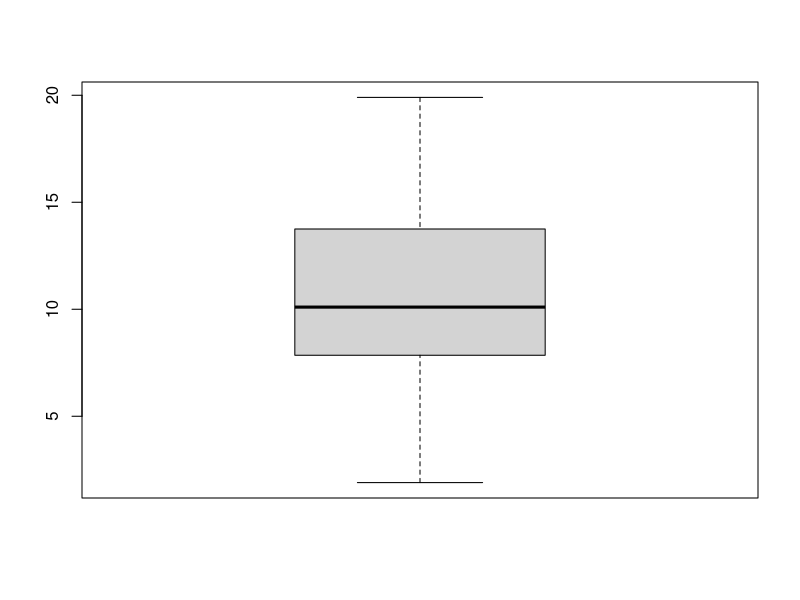
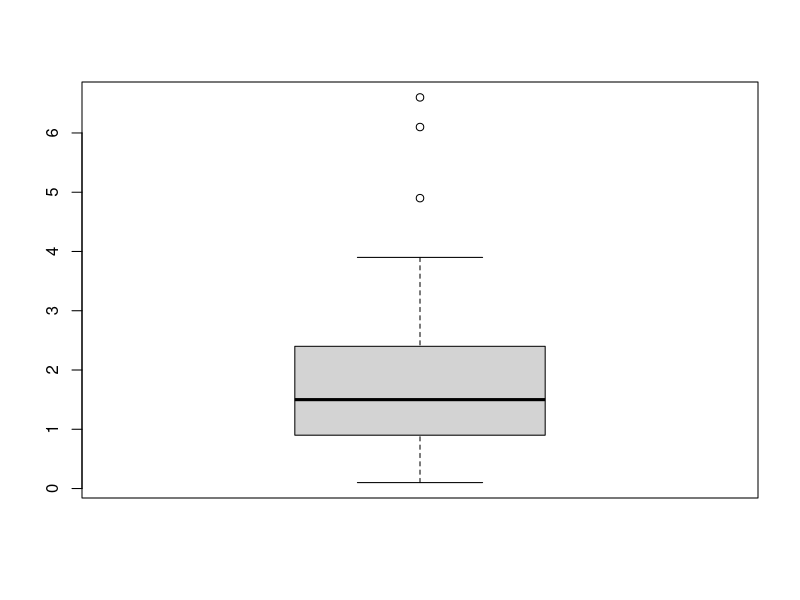
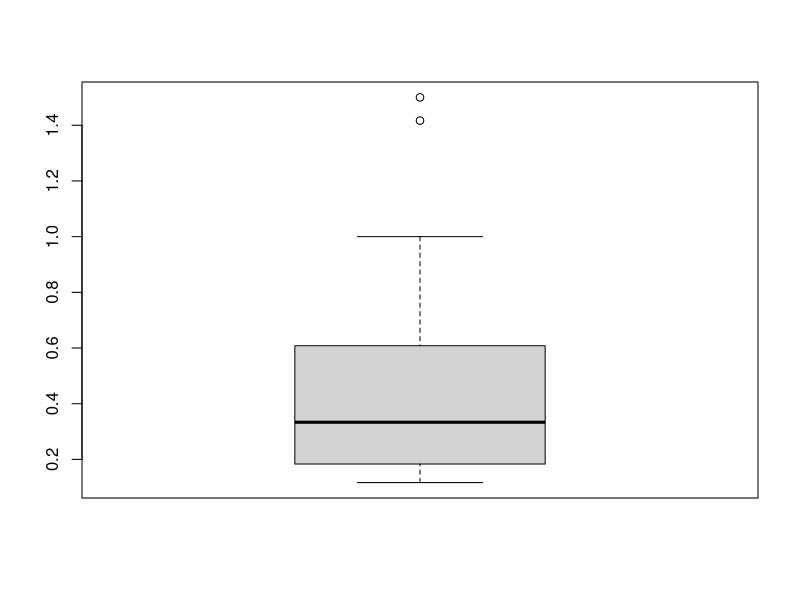
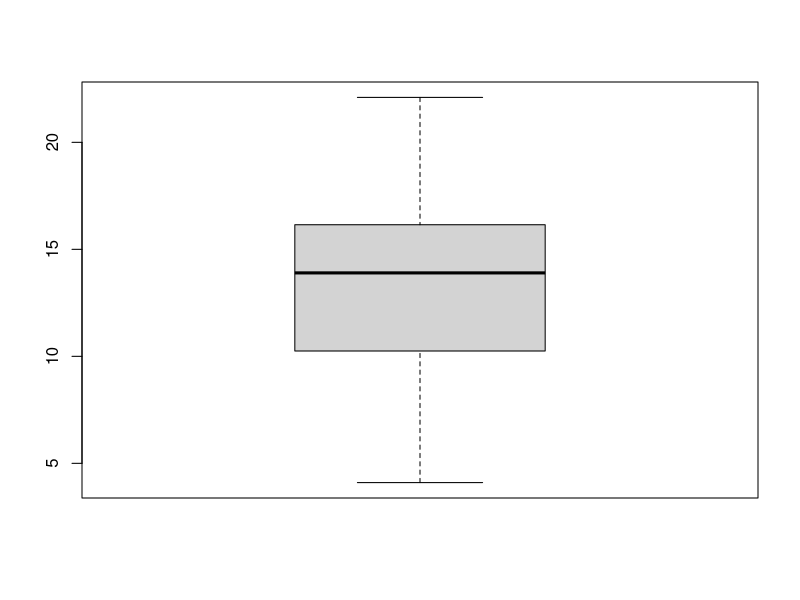
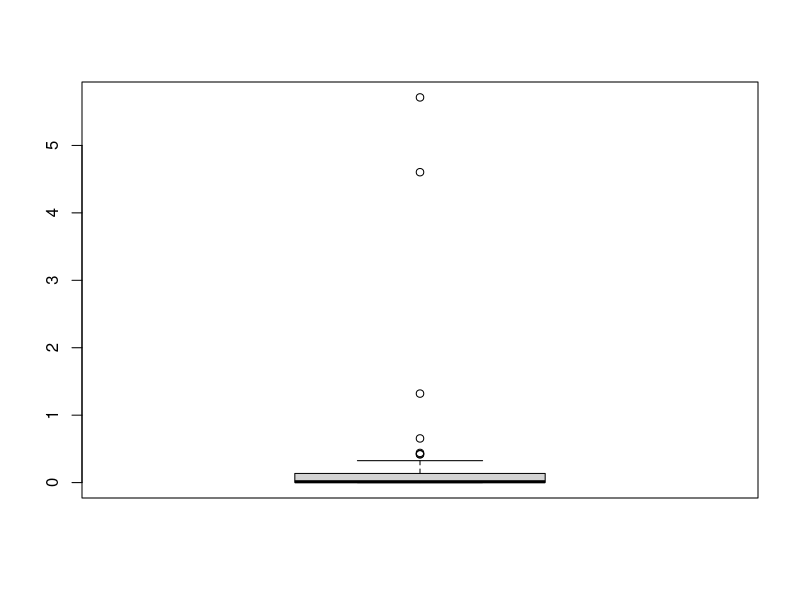
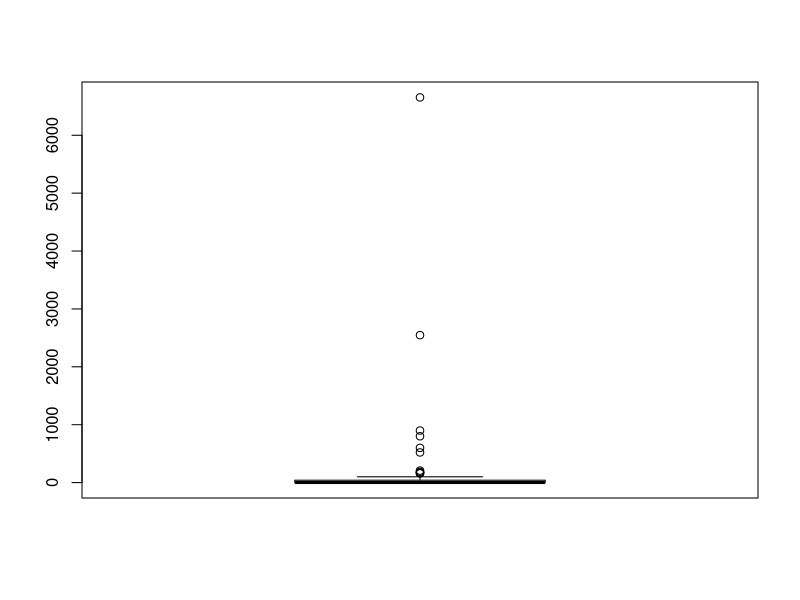
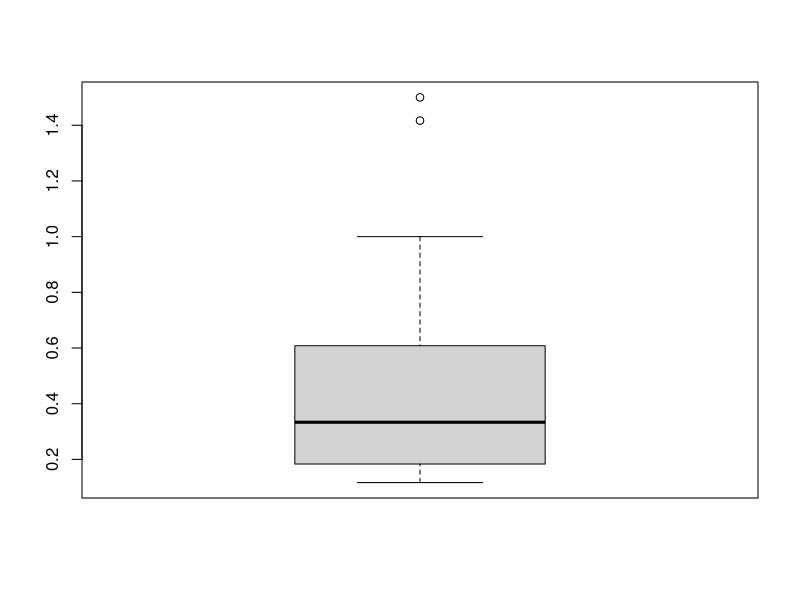
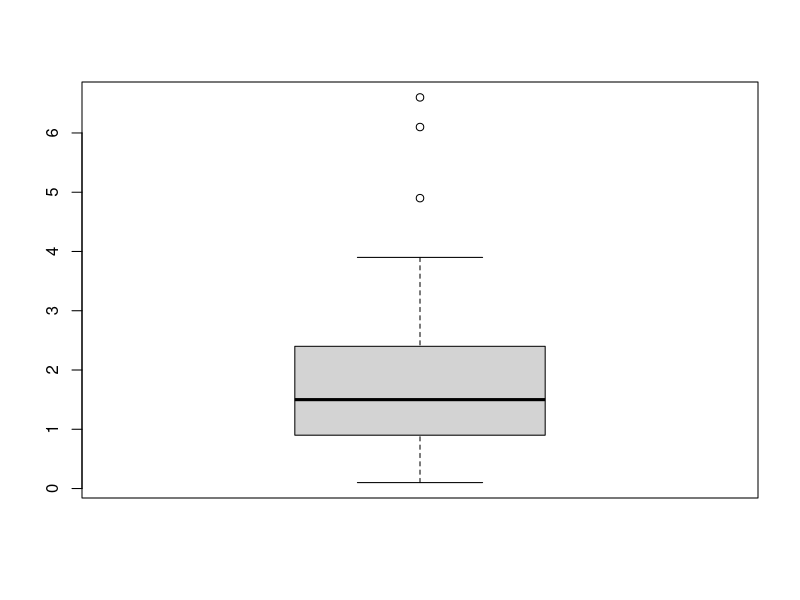

Here is the R script that generated these plots, in order:
#1.1 ggplot2 패키지 안에 있는 실습데이터 msleep를 df_ms라는 이름의 데이터 프레임 형태로 불러오세요.

#data frame 형태로 저장
#패키지의 namespace로 접근한다.
df_ms <- as.data.frame(ggplot2::msleep)
df_ms

#1.2 msleep의 도움말(매뉴얼)을 살펴보세요. 데이터와 각 변수에 대한 설명을 보고 
    #정리해서 간단히 주석으로 남기도록 하세요.
    #(참고로 ggplot2패키지를 로드하지 않았다는 가정 하에 진행하세요).

?msleep

#표유류의 수면 데이터셋의 확장, 업데이트버전
#표유류별 이름, 육식-초식-잡식인지, 생물 분류시 사용되는 목과
#동물의 보존 상태, 시간단위의 총 수면시간, 렘수면 시간, 수면 사이클과 깨는데 걸리는 시간,
#키로그램 단위의 뇌 용량과 몸무게 등에 대한 정보를 가지고 있다.


#1.3 데이터 파악하기에서 배운 모든 함수를 사용해서 데이터를 파악하세요. 
    #이때 출력된 결과를 보고 파악 한 내용을 간단히 주석으로 남기도록 하세요.
    #특히 데이터 내부구조를 반드시 확인하여 기재하세요.

#get first part of object
#?head
head(df_ms, n = 5)
#데이터셋 상단 5개의 데이터에는 치타부터 소의 데이터가 있는데, 
#Owl monkey의 보존상태는 결측되어있다.
#상위 치타부터 Mountain beaver의 수면사이클 데이터는 결측되어있으며
#치타의 렘수면 시간, 뇌용량 그리고 Mountain beaver의 뇌용량이 결측되어있다.

#get last part of object
#?tail
tail(df_ms, n = 5)
#하위 5개 데이터는 보존상태가 모두 결측되어있다.
#Bottle-nosed dolphin은 램수면, 수면싸이클, 뇌용량 데이터가 결측,
#Genet은 수면사이클 데이터가 결측,
#Arctic fox는 렘수면과 수면사이클 데이터가 결측되어있다.

#get or set dataset names
#?names
names(df_ms)
#dataframe의 column 값을 알려준다.  총 11개의 칼럼값이 있다.

#display dataset internal structure
#?str
#dataframe의 내부 구조를 알려준다. 11개의 변수(column)과 83개의 객체가 있다.
#column별로 어떤 type의 데이터가 있고, 어떤 값이 들어있는지 보여준다.
str(df_ms)

#get dataset data dimension
#?dim
dim(df_ms)
#dataframe을 위한 메서드 중 하나로
#행의 갯수와 열의 개수를 리턴한다.
#83개의 객체가 있으며 각각 11개의 속성을 가진다.

#get object summaries
#?summary
summary(df_ms)
#각 속성별로 요약데이터를 얻을 수 있다.
#몸무게데이터, 뇌용량 데이터의 최소값과 최대값 차이가 크며.
#렘수면, 수면사이클, 뇌용량 데이터의 결측치가 존재하는 것을 알 수 있다.
#특히 수면사이클 결측치가 전체 데이터83개의 절반 이상이다.

#2.1 모든 변수에 대하여 각각 결측치가 있는 변수인지 확인하세요.

#table(is.na(df_ms))
#names(df_ms)
table(is.na(df_ms$name))
table(is.na(df_ms$genus))
table(is.na(df_ms$vore))
table(is.na(df_ms$order))
table(is.na(df_ms$conservation))
table(is.na(df_ms$sleep_total))
table(is.na(df_ms$sleep_rem))
table(is.na(df_ms$sleep_cycle))
table(is.na(df_ms$awake))
table(is.na(df_ms$brainwt))
table(is.na(df_ms$bodywt))

#2.2 변수의 데이터타입이 문자열(chr)로 되어 있는 변수 중에 결측치가 있는
    #변수에 대해서 결측치들을 “Unknown”으로 변환하세요.

#summary(df_ms)
#name, genus, vore, order, conservation

# 칼럼값에 대해 결측치를 Unknown으로 바꾸하는 함수
fnc_na_to_unknown <- function(origin) {
	changed <- ifelse(is.na(origin), "Unknown", origin)
	return(changed)
}

df_ms$name <- fnc_na_to_unknown(df_ms$name)
df_ms$genus <- fnc_na_to_unknown(df_ms$genus)
df_ms$vore <- fnc_na_to_unknown(df_ms$vore)
df_ms$order <- fnc_na_to_unknown(df_ms$order)
df_ms$conservation <- fnc_na_to_unknown(df_ms$conservation)

table(is.na(df_ms$name))
table(is.na(df_ms$genus))
table(is.na(df_ms$vore))
table(is.na(df_ms$order))
table(is.na(df_ms$conservation))


#2.3 극단치가 있는지 확인이 필요한 모든 변수에 대해 각각 극단치를 확인하세요.

#sleep_total, sleep_rem, sleep_cycle, awake, brainwt, bodywt
#위 변수들은 numeric이므로 극단치 확인
#boxplot으로 극단치 확인

library(ggplot2)
boxplot(df_ms$sleep_total)#x
boxplot(df_ms$sleep_rem)#존재
boxplot(df_ms$sleep_cycle)#존재
boxplot(df_ms$awake)#x
boxplot(df_ms$brainwt)#존재
boxplot(df_ms$bodywt)#존재

#2.4 극단치가 있는 변수 중 무게(wt)와 관련된 변수는 이 결측치 작업을 할 필요가 없습니다.
    #나머지 극단치가 있는 변수에 대해서 결측치 처리를 한 뒤, 결측치의 수를 확인하세요.

#sleep_cycle, sleep_rem
#결측치 처리 함수 정의
#boxplot->stats 사용
convert_extreme_na <- function(variable){
	list_boxplot_stats <- boxplot(variable)$stats
	value_min <- list_boxplot_stats[1, ]
	value_max <- list_boxplot_stats[5, ]
	variable <- ifelse(
				 variable < value_min | variable > value_max,
				 NA, variable)
	return(variable)
}

df_ms$sleep_cycle <- convert_extreme_na(df_ms$sleep_cycle)
table(is.na(df_ms$sleep_cycle))

df_ms$sleep_rem <- convert_extreme_na(df_ms$sleep_rem)
table(is.na(df_ms$sleep_rem))


#3.1 총수면량에서 렘(rem)수면량을 제외한 비렘수면량(sleep_nonrem)을 파생변수로 만들어 보세요.

#sleep_total은 결측치 없으므로, ifelse로 sleep_rem에만 결측치인지 확인.
#table(is.na(df_ms$sleep_total))
#table(is.na(df_ms$sleep_rem))

library(dplyr)

#mutate사용해 파생변수 생성
df_ms <- df_ms %>%
	mutate(sleep_nonrem = ifelse(
			is.na(df_ms$sleep_rem),
			NA,
			df_ms$sleep_total - df_ms$sleep_rem)
	)

#df_ms

#3.2 총수면량과 렘(rem)수면량, 비렘수면량에 대해서 분 단위(in hours to minutes)로
    #계산된 파생변수를 각각 만들어 보세요.(기존 변수명 뒤에 '_min'을 붙이세요).
    #시간 단위로 되어 있는 변수를 분 단 위 변수로 변경할 때 수식에 유의하도록 하세요

#sleep_rem_min 
#table(is.na(df_ms$sleep_total))
#table(is.na(df_ms$sleep_rem))
#table(is.na(df_ms$sleep_nonrem))
#시간 -> 분단위 변환 = 시간 * 60

df_ms <- df_ms %>% 
	mutate(sleep_total_min = ifelse(
			is.na(df_ms$sleep_total),
			NA,
			df_ms$sleep_total * 60)
	) %>% 
	mutate(sleep_rem_min = ifelse(
			is.na(df_ms$sleep_rem),
			NA,
			df_ms$sleep_rem * 60)
	) %>%
	mutate(sleep_nonrem_min = ifelse(
			is.na(df_ms$sleep_nonrem),
			NA,
			df_ms$sleep_nonrem * 60)
	)

df_ms

#4.1 식성 구분(육/잡/초/충/모름)이 들어 있는 변수의 각 식성별 빈도수를 빈도표로 확인해보세요.

#table함수는 빈도표생성
table(df_ms$vore)

#4.2 잡식동물(omni)의 총수면량(분 단위), 렘수면량(분 단위), 비렘수면량(분 단위)을 
	#내장함수를 사용하는 방법과 dplyr 패키지 방식을 각각 사용하여 추출해보세요

df_ms[df_ms$vore == "omni",][c("sleep_total_min",
							   "sleep_rem_min",
							   "sleep_nonrem_min")]

df_ms %>%
	filter(vore == "omni") %>%
	select(sleep_total_min, sleep_rem_min, sleep_nonrem_min)

#4.3 식성 구분(육/잡/초/충/모름)별로 총수면량(시간 단위)의 평균을 
    #내장함수를 사용하는 방법과 dplyr 패키지 방식을 각각 사용하여 구해보세요.

#sleep_total 결측치 없음.
#mean 함수를 통해 평균값 계산

mean(df_ms[df_ms$vore == "carni", "sleep_total"])
mean(df_ms[df_ms$vore == "omni", "sleep_total"])
mean(df_ms[df_ms$vore == "herbi", "sleep_total"])
mean(df_ms[df_ms$vore == "insecti", "sleep_total"])
mean(df_ms[df_ms$vore == "Unknown", "sleep_total"])

#dplyr::summarise함수를 통해 계산
df_ms %>%
	group_by(vore) %>%
	summarise(mean_sleep_total = mean(sleep_total))

#4.4 식성 구분(육/잡/초/충/모름)별 총수면량(분 단위)을 막대그래프로 나타내보세요. 
    #이때 막대그래프는 평균이 높은 순으로 보여지게 하세요.

ggplot(
	data = df_ms %>%
		group_by(vore) %>%
		summarise(mean_sleep_total_min = mean(sleep_total_min)),
	aes(x = reorder(vore, -mean_sleep_total_min),
		y = mean_sleep_total_min)
	) + geom_col()


#5.1 아래의 표는 멸종 위협에 대해서 High와 Low, Non으로 구분한 표입니다.
    #red_list라는 이름의 데 이터 프레임으로 만들어보세요.

red_list <- data.frame(
					conservation = c("en", "vu", "nt", "cd", "lc", "domesticated"),
					risk = c("high", "high", "low", "low", "low", "non")
)

#red_list
#class(red_list)

#5.2 red_list 데이터 프레임을 활용하여 df_ms 데이터에 risk 라는 변수가 오른쪽에 파생변수로 추가 되도록 하세요.

#df_ms 데이터 사라지지않게 left_join사용
df_ms <- left_join(df_ms, red_list, by = "conservation")
df_ms

#5.3 멸종 위기 수준(high/low/non)에 따라 깨어있는 시간의 평균, 중앙값, 최소값, 최대값, 빈도를 구해보세요.

#결측치확인
#table(is.na(df_ms$awake))

df_ms %>%
	filter(!is.na(risk)) %>%
	group_by(risk) %>%
	summarise(mean_awake = mean(awake),
			  median_awake = median(awake), 
			  min_awake = min(awake), 
			  max_awake = max(awake), 
			  cnt = n(),
	)

#5.4 멸종 위기 수준(high/low/non)에 따라 렘수면(분 단위)의 평균, 중앙값, 최소값, 최대값, 빈도를 구해보세요.

#결측치확인
#table(is.na(df_ms$sleep_rem_min))

#결측치 존재하므로, na.rm = TRUE로 통계
df_ms %>%
	filter(!is.na(risk)) %>%
	group_by(risk) %>%
	summarise(mean_rem_min = mean(sleep_rem_min, na.rm = TRUE),
			  median_rem_min = median(sleep_rem_min, na.rm = TRUE),
			  min_rem_min = min(sleep_rem_min, na.rm = TRUE),
			  max_rem_min = max(sleep_rem_min, na.rm = TRUE),
			  cnt = n(),
	)

#6.1 가축(domesticated)만 추출해서 몸무게(x축)와 뇌 무게(y축)를 산점도로 나타내보세요.

#filter by conservation == "domesticated"
#select only bodywt, brainwt

#using geom_point, x = bodywt, y = brainwt
ggplot(data = df_ms %>%
	filter(conservation == "domesticated") %>%
	select (bodywt, brainwt), 
	aes(x = bodywt, y = brainwt)
	) + geom_point()


#6.2 몸무게 중 뇌 무게의 백분율을 나타내는 brain_ratio 라는 파생변수를 만들어보세요.
    #백분율에 유 의하세요. 이때, 소수점 아래 두자리까지 표시되도록 반올림하세요.

#define function to get brain ratio
get_brain_ratio <- function(brainwt, bodywt) {
	return (round((brainwt / bodywt) * 100, digit = 2))
}

df_ms <- df_ms %>%
	mutate(brain_ratio = get_brain_ratio(brainwt, bodywt))

#7.1 제공된 mammal_theria CSV파일을 불러오세요. 
    #(변수명 일부가 깨져서 나온다면 fileEncoding="UTF-8-BOM" 파라미터를 설정하세요.)

df_mth <- read.csv("mammal_theria.csv", header = TRUE)

#7.2 df_ms 데이터에 두 분류 칼럼 theria_main와 theria_sub이 오른쪽에 파생변수로 추가되도록 하세요.

#table(is.na(df_ms$order))
#결측치 없으므로, order를 key값으로 join
df_ms <- left_join(df_ms, df_mth, by = "order")

#7.3 로라시아상목(Laurasiatheria)과 영장상목(Euarchontoglires)만 추출하여 
    #가장 많은 분류명(order) 을 5개 출력하세요. 
    #이때 상위 5위부터 상위 1위까지 순서로 보여지도록 하세요.

#filter로 조건에 맞는 행 추출, order로 groupby이후, n()으로 groupby함수로 묶인 항목별 갯수 생성, -cnt로 오름차순 정렬 후, 하위5위부터 1위까지 출력 
df_ms %>%
	filter(theria_sub == "Laurasiatheria" |
		   theria_sub == "Euarchontoglires") %>%
	group_by(order) %>%
	summarise(cnt = n()) %>%
	arrange(cnt) %>%
	tail(n = 5)

#8.1 총수면량(시간 단위)을 아래와 같이 구분하는 sleep_grade 변수를 추가하세요. 
    #각각 몇 동물씩 있는지 빈도표를 확인해보세요.

df_ms <- df_ms %>%
	mutate(sleep_grade = ifelse(df_ms$sleep_total >= 15, "A",
							ifelse(df_ms$sleep_total >= 10, "B", 
								ifelse(df_ms$sleep_total >= 5, "C",
									"D")
								)
							)
	)

#table함수로 빈도표 확인
table(df_ms$sleep_grade)

#8.2 총수면량 중 비렘수면의 백분율을 나타내는 nonrem_ratio 라는 파생변수를 
    #dplyr 사용하여 만들어보세요.

#table(is.na(df_ms$sleep_nonrem))
#table(is.na(df_ms$sleep_total))

get_nonrem_ratio <- function(sleep_total, sleep_nonrem) {
	return((sleep_nonrem / sleep_total) * 100)
}

#sleep_nonrem 결측치 존재하므로, ifelse사용
df_ms <- df_ms %>%
	mutate(nonrem_ratio = ifelse(is.na(df_ms$sleep_nonrem),
								 NA,
								 get_nonrem_ratio(df_ms$sleep_total, df_ms$sleep_nonrem)))

View(df_ms)
#8.3 수면량 등급별 비렘수면 백분율을 막대그래프로 나타내보세요. 
    #이때 막대그래프는 평균이 낮은 순으로 보여지게 하세요.

#?geom_col()
#table(is.na(df_ms$nonrem_ratio))
#group_by sleep_grade해서 nonrem_ration를 mean_nonrem으로 구한다.
ggplot(
	data = df_ms %>%
		group_by(sleep_grade) %>%
		summarise(mean_nonrem = mean(nonrem_ratio, na.rm = TRUE)),
	aes(x = reorder(sleep_grade, mean_nonrem),
		y = mean_nonrem)) + geom_col()

#8.4 식성 구분(육/잡/초/충/모름)별 비렘수면 백분율을 막대그래프로 나타내보세요. 
    #이때 막대그래프 는 평균이 낮은 순으로 보여지게 하세요.
#names(df_ms)

ggplot(
	data = df_ms %>%
		group_by(vore) %>%
		summarise(mean_nonrem = mean(nonrem_ratio, na.rm = TRUE)),
	aes(x = reorder(vore, mean_nonrem),
		y = mean_nonrem)) + geom_col()

#9.1 사람(Human)의 뇌무게 백분율을 확인하여 human_brainwt 이라는 변수에 할당하세요. 
    #이때 숫자를 직접입력하는 방식을 사용하지 말고 해당하는 값이 할당되도록 하세요.

#names(df_ms)
human_brainwt <- c(df_ms[df_ms$name == "Human",]["brain_ratio"])
human_brainwt

#9.2 human_brainwt보다 뇌무게 백분율이 높은 그룹을 "High", 낮은 그룹을 "Low", 
#기준이되는 사람과 같은 값은 "Human" 이라고 판별한 brain_grade 라는 변수를 만들어서
#해당 변수별로 총수면량(시 간 단위)의 최소값, 중앙값, 평균, 최대값, 빈도를 출력하세요.

df_ms <- df_ms %>%
	mutate(brain_grade =
					ifelse(is.na(df_ms$brain_ratio), NA,
						ifelse(df_ms$brain_ratio > human_brainwt, "High",
							ifelse(df_ms$brain_ratio == human_brainwt, "Human",
								"Low")))
)

df_ms %>%
	filter(!is.na(brain_grade)) %>%
	group_by(brain_grade) %>%
	select(sleep_total) %>%
	summarise(
			min_sleep_total = min(sleep_total),
			median_sleep_total = median(sleep_total),
			mean_sleep_total = mean(sleep_total),
			max_sleep_total = max(sleep_total),
			cnt = n())

detach("package:ggplot2", unload = TRUE)
detach("package:dplyr", unload = TRUE)
